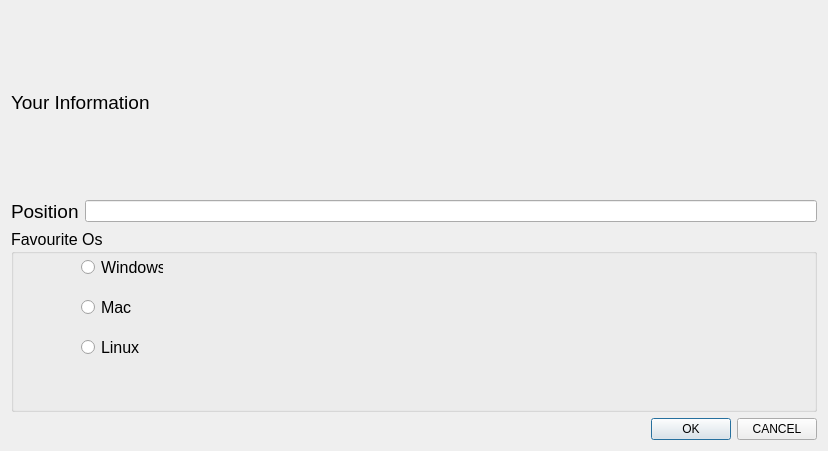
<?xml version="1.0" encoding="UTF-8"?>
<ui version="4.0">
 <class>infoDialog</class>
 <widget class="QDialog" name="infoDialog">
  <property name="geometry">
   <rect>
    <x>0</x>
    <y>0</y>
    <width>828</width>
    <height>451</height>
   </rect>
  </property>
  <property name="windowTitle">
   <string>Dialog</string>
  </property>
  <layout class="QVBoxLayout" name="verticalLayout">
   <item>
    <widget class="QLabel" name="label">
     <property name="font">
      <font>
       <pointsize>14</pointsize>
      </font>
     </property>
     <property name="text">
      <string>Your Information</string>
     </property>
    </widget>
   </item>
   <item>
    <layout class="QHBoxLayout" name="horizontalLayout">
     <item>
      <widget class="QLabel" name="label_2">
       <property name="font">
        <font>
         <pointsize>14</pointsize>
        </font>
       </property>
       <property name="text">
        <string>Position</string>
       </property>
      </widget>
     </item>
     <item>
      <widget class="QLineEdit" name="PositionlineEdit"/>
     </item>
    </layout>
   </item>
   <item>
    <widget class="QGroupBox" name="groupBox">
     <property name="font">
      <font>
       <pointsize>12</pointsize>
      </font>
     </property>
     <property name="title">
      <string>Favourite Os</string>
     </property>
     <widget class="QRadioButton" name="WindowsradioButton">
      <property name="geometry">
       <rect>
        <x>70</x>
        <y>30</y>
        <width>82</width>
        <height>17</height>
       </rect>
      </property>
      <property name="text">
       <string>Windows</string>
      </property>
     </widget>
     <widget class="QRadioButton" name="MacradioButton">
      <property name="geometry">
       <rect>
        <x>70</x>
        <y>70</y>
        <width>82</width>
        <height>17</height>
       </rect>
      </property>
      <property name="text">
       <string>Mac</string>
      </property>
     </widget>
     <widget class="QRadioButton" name="LinuxradioButton">
      <property name="geometry">
       <rect>
        <x>70</x>
        <y>110</y>
        <width>82</width>
        <height>17</height>
       </rect>
      </property>
      <property name="text">
       <string>Linux</string>
      </property>
     </widget>
    </widget>
   </item>
   <item>
    <layout class="QHBoxLayout" name="horizontalLayout_2">
     <item>
      <spacer name="horizontalSpacer">
       <property name="orientation">
        <enum>Qt::Horizontal</enum>
       </property>
       <property name="sizeHint" stdset="0">
        <size>
         <width>40</width>
         <height>20</height>
        </size>
       </property>
      </spacer>
     </item>
     <item>
      <widget class="QPushButton" name="OKpushButton">
       <property name="text">
        <string>OK</string>
       </property>
      </widget>
     </item>
     <item>
      <widget class="QPushButton" name="CANCELpushButton">
       <property name="text">
        <string>CANCEL</string>
       </property>
      </widget>
     </item>
    </layout>
   </item>
  </layout>
 </widget>
 <resources/>
 <connections/>
</ui>
